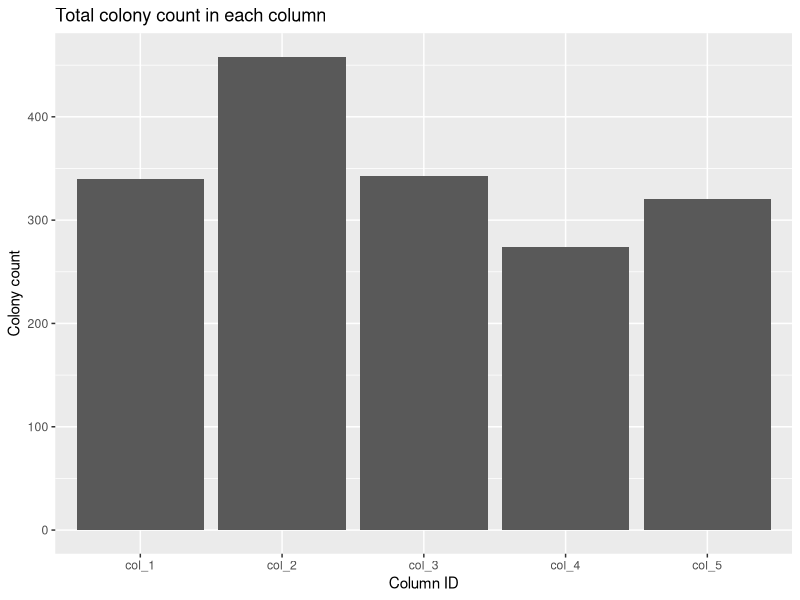
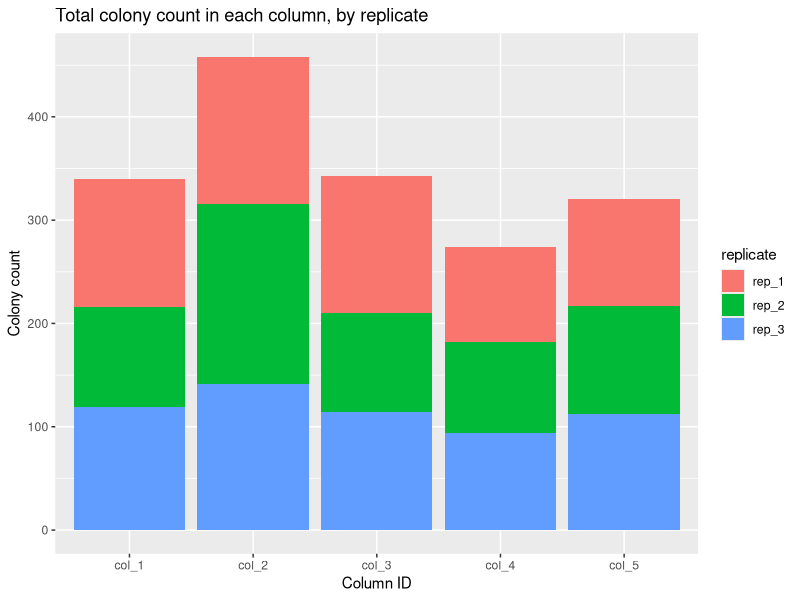
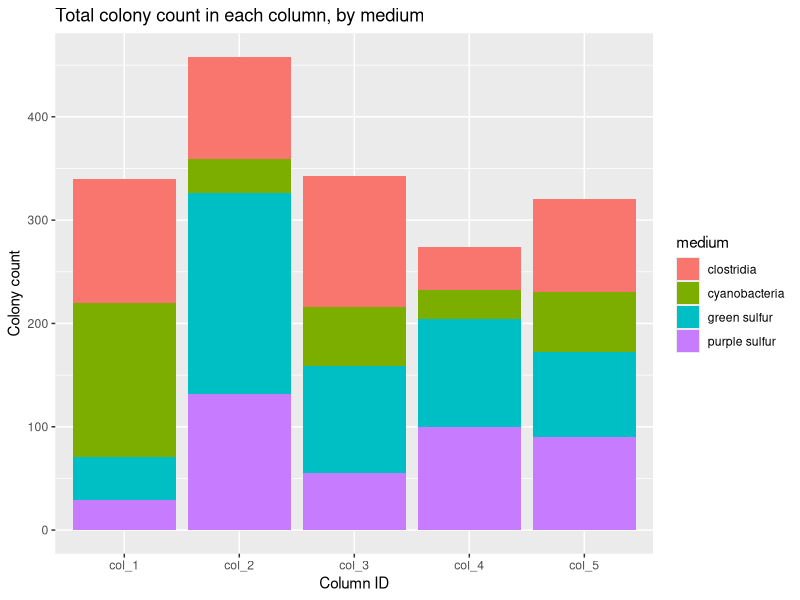
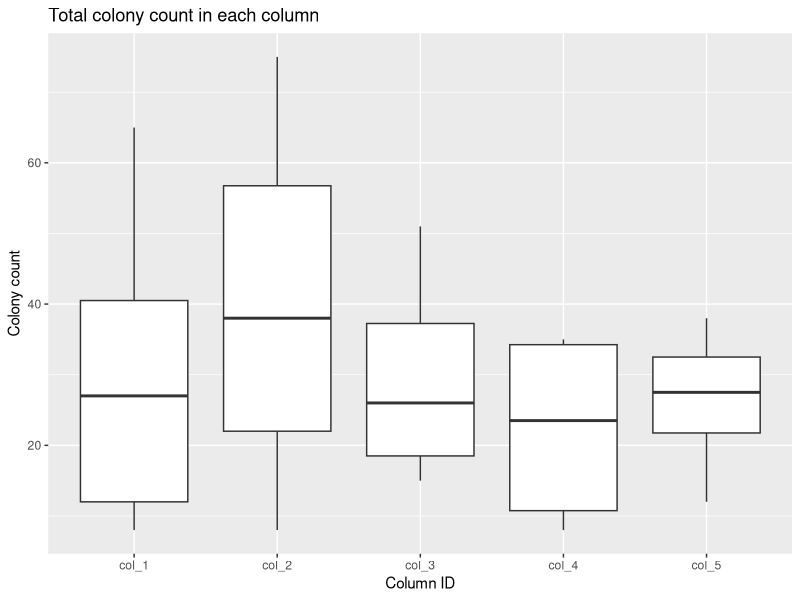
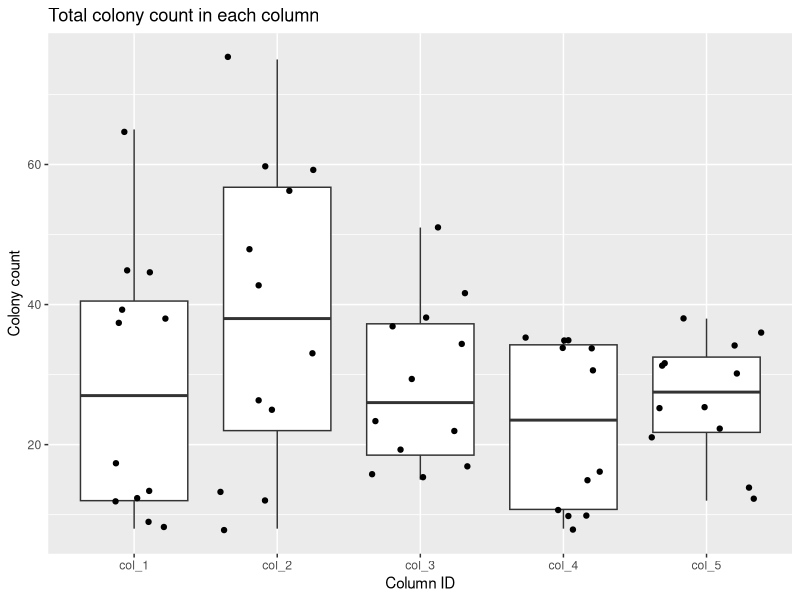
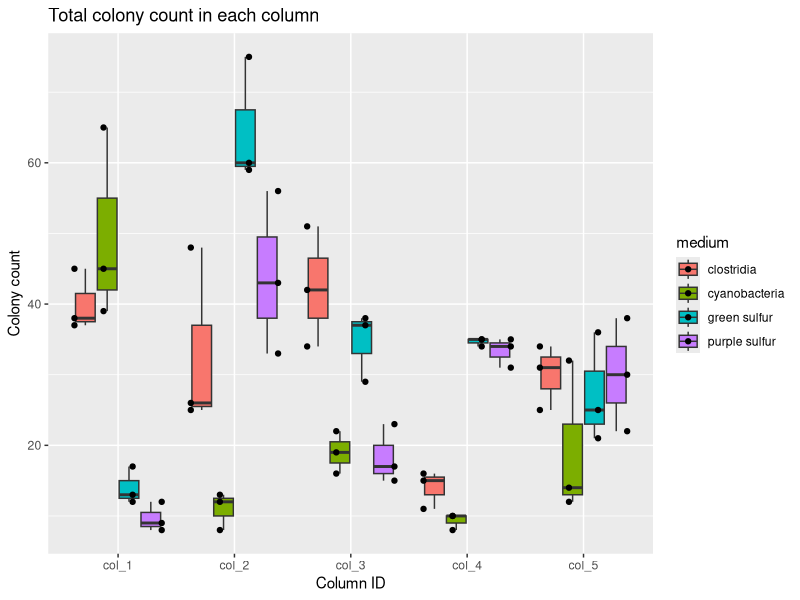
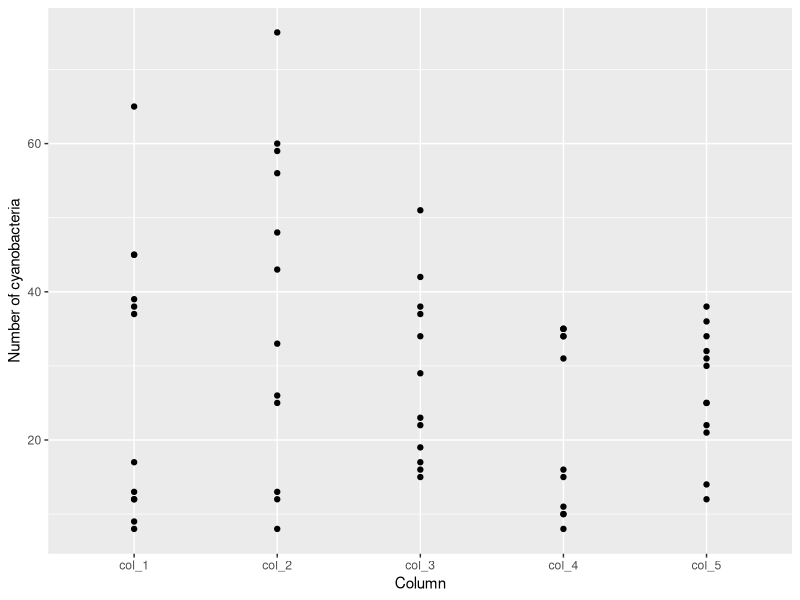

Source code (R) for these figures, in order: (Note: this script raises an error after producing the figures.)
## exercise 1 - making simple plots and visualising microbial ecology data using
## R Studio and ggplot2

# Case study 1: Analyse communities cultured from Winogradsky columns (each 
# column was set up with sediment from a different lake)
#
# Summary: A series of Winogradsky columns was set up by students, and each
#          student used sediment from a different lake to start off their
#          column. Three samples from each student's column were cultured on a
#          range of selective media (selecting for cyanobacteria, clostridia,
#          green sulfur, and purple sulfur bacteria). The counts of colonies
#          were recorded for each column.
#
# Dataset: The data is provided in a single comma-separated variable (.csv) file
#          suitable for import into R as a dataframe (like a table). Each row in
#          the dataframe represents a single count of colonies for one of the
#          three replicates in a student's experiment, on one selective medium.
#          The columns in the table represent: columnID, replicate, medium,
#          and colony_count.

# 1. Start by loading necessary and helpful packages with the "library" command
# 
# - ggplot2: this package allows us to generate high-quality graphics with a
#            few simple commands
library(ggplot2)

# 2. Load the data we are using for this exercise (you can download it from
#    MyPlace if you are following it along; make sure to save it in your
#    current working directory
#    The datafile is called: BM211_workshop1_case1.csv
#    NOTE: you can check where your current working directory is, using 
#         `getwd()` if you are uncertain.
getwd()

# Load the data into a variable called case1_data
# This variable will appear in your RStudio Environment window
case1_data <- read.csv("BM211_workshop1_case1.csv")

# You can check that the data have loaded using the View command, or by clicking
# on the variable name in the RStudio Environment window
View(case1_data)

# NOTE: the column names at the top of this view are variable names that we can
#       refer to when we use our data in R, or with ggplot

# 3. Now that we have loaded the data, we can explore some of the different
#    ways to gain insight into the communities in the different columns

# 3.1 A bar graph
#
# We use ggplot to produce our graphs in this workshop.
# NOTE: if you need a reminder of how to use ggplot, please check out the
#       supplementary information at
#       [MyPlace cheat sheets]
#       [Video refreshers]
# Remember, we create our plots using ggplot() and save them into a variable.
# To be neat, we're giving our variables names to make them easier to remember.
#
# The first plot is a simple bar graph of the total number of colony counts
# obtained from each sample site.
# This may not be the most informative plot we draw, but it will remind us of
# how to use ggplot()
#
# We'll put the plot into a variable called `plot1`
# - on the first line, we tell ggplot which data to use (`case1_data`), and what
#   to put on the X- and Y-axes (`aes(x = [COLUMN NAME], y = [COLUMN NAME])`)
# - we can continue the plot on the next line by ending our first line with `+`
# - on the second line we tell ggplot what _kind_ of plot we want. Here we want
#   a bar graph, so we tell it to add `geom_bar()` - the _geometry_ for a bar
#   graph; note that we again continue onto the next line by ending with `+`
# - on the third line, we use `labs()` to add labels and title to the plot
plot1 <- ggplot(case1_data, aes(x = columnID, y = colony_count)) +
  geom_bar(stat = "identity") +
  labs(title = "Total colony count in each column", x = "Column ID", y = "Colony count")
# To view the plot, we can use the `print()` function:
print(plot1)

# Q1) What does the graph show?
# Q2) What information does the graph give you about the composition of the 
#     bacterial communities in each column?

# 3.2 Stacked bar graph: experimental replicates 
#
# The first bar graph we drew represented the total number of colony counts
# obtained from each column. This is interesting information, but it doesn't
# tell us much about: (i) which bacteria are present; (ii) what proportions of
# the total counts correspond to each kind of bacteria; or (iii) how repeatable
# the experiments were.
#
# By changing our visualisation slightly, we can get a better idea of how the
# replicates for each column vary.
#
# To do this, we can add a single extra parameter when we set up our plot:
# `fill = replicate`
# This instruction tells ggplot to use a _stacked bar graph_, where the total
# height of each bar is the same, but the bar is now made up of a stack of
# smaller bars of different colours, each representing a different experimental
# replicate
plot2 <- ggplot(case1_data, aes(x = columnID, y = colony_count, fill = replicate)) +
  geom_bar(stat = "identity") +
  labs(title = "Total colony count in each column, by replicate", x = "Column ID", y = "Colony count")
# To view the plot, we can use the `print()` function:
print(plot2)

# Q3) What does the graph show?
# Q4) What information does the graph give you about the composition of the
#     bacterial communities in each column?
# Q5) What information does the graph give you about the repeatability of colony
#     counts for each column?

# 3.3 Stacked bar graph: colony types
#
# We can use the same approach as in section 3.2 to display the distribution of
# colony types. This time, instead of using `fill = replicate` when defining
# the graph, we can use `fill = medium`
# We put the resulting graph in the variable called `plot3`
plot3 <- ggplot(case1_data, aes(x = columnID, y = colony_count, fill = medium)) +
  geom_bar(stat = "identity") +
  labs(title = "Total colony count in each column, by medium", x = "Column ID", y = "Colony count")
# To view the plot, we can use the `print()` function:
print(plot3)

# Q6) What does the graph show?
# Q7) What information does the graph give you about the composition of the
#     bacterial communities in each column?
# Q8) What information does the graph give you about the repeatability of colony
#     counts for each column?

# 3.4 Better than bar graphs: boxplots
#
# Bar graphs may be appropriate for simple data, but boxplots give us a more
# flexible, nuanced view on our dataset.
# As is usual with `ggplot`, changing the kind of graph we plot can be as easy
# as modifying the _geometry_. Here, we use `geom_boxplot()` instead of 
# `geom_bar()` but, otherwise, this is the same set of commands as example 3.1
plot4 <- ggplot(case1_data, aes(x = columnID, y = colony_count)) +
  geom_boxplot() +
  labs(title = "Total colony count in each column", x = "Column ID", y = "Colony count")
# To view the plot, we can use the `print()` function:
print(plot4)

# Q9) What does the graph show?
# Q10) What information does the graph give you about the composition of the
#     bacterial communities in each column?
# Q11) What information does the graph give you about the repeatability of colony
#     counts for each column?

plot5 <- ggplot(case1_data, aes(x = columnID, y = colony_count)) +
  geom_boxplot() +
  geom_jitter() +
  labs(title = "Total colony count in each column", x = "Column ID", y = "Colony count")
# To view the plot, we can use the `print()` function:
print(plot5)

plot6 <- ggplot(case1_data, aes(x = columnID, y = colony_count,  fill = medium)) +
  geom_boxplot() +
  geom_point(position=position_dodge(1)) +
  labs(title = "Total colony count in each column", x = "Column ID", y = "Colony count")
# To view the plot, we can use the `print()` function:
print(plot6)


p2 <- ggplot(case1_data, aes(x = columnID, y = colony_count)) +
  geom_point() +
  labs(x="Column", y="Number of cyanobacteria") 

print(p2)

#plot three, a boxplot

p3 <- ggplot(Cyanos, aes(x = column, y = cyanos)) +
  geom_boxplot(aes(group = column)) +
  labs(x = "Column", y = "Number of cyanobacteria")

print(p3)

#plot four, a violinplot
p4 <- ggplot(Cyanos, aes(x = column, y = cyanos)) +
  geom_violin(aes(group = column)) +
  labs(x = "Column", y = "Number of cyanobacteria")

print(p4)

#Discussion points for the class: 
#which of the plots is "best"/most effective/most useful? 
#how would you interpret these data? Which column do you think has the most cyanobacteria? 
#are there any flaws in the experimental design? 
#can you think of other ways to visualise and/or present these data? (does the audience you are presenting the data to matter?)

#next, students to plot own datasets using the same method (WinogradskyGreenSulfurCounts.csv, WinogradskyPurpleSulfurCounts.csv, WinogradskyClostridiaCounts.csv)

#Leighton should we think about adding some statistics too?


